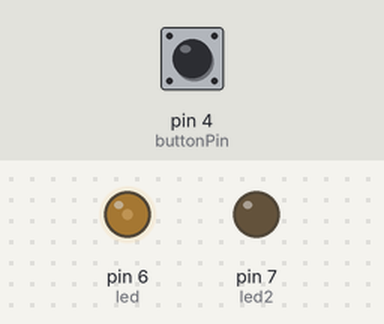
Simulated run of this sketch. Board: Arduino Uno, built with avr-gcc and run on an emulated ATmega328P. On the bench: output pins drawn as LEDs (lit = HIGH). Inputs (shaded band) come from the test bench; at power-on: pin 4 (buttonPin) HIGH.

Above: at 1.25 s.
1.3 s: pin 4 (buttonPin) pulled LOW for 3.2 s
At 5.67 s:
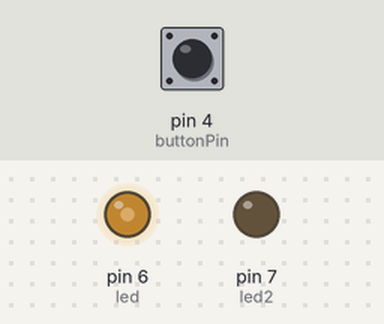
6.0 s: pin 4 (buttonPin) pulled LOW for 0.15 s
At 6.95 s:
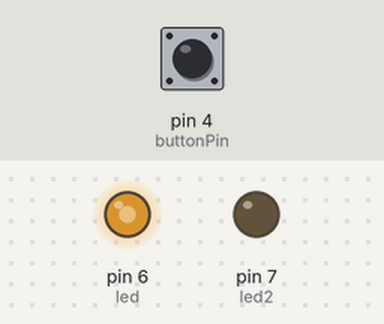
9.0 s: pin 4 (buttonPin) pulled LOW for 1 s
At 10.29 s:
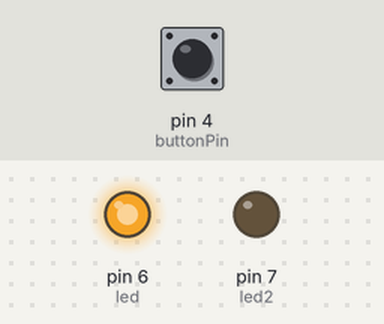
Timing chart, 0 to 18.0 s (numbered marks = the images above; inputs shaded):
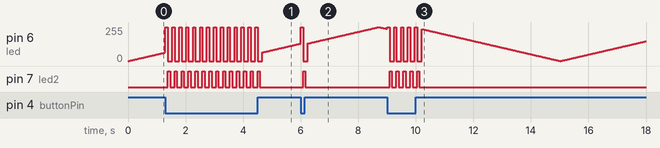

Measured:
- after the input at 1.3 s, pin 7 (led2): alternates HIGH for 0.08 s and LOW for 0.16 s, 28 changes in all, then stays LOW, starting after 0.08 s
- after the input at 6.0 s, pin 7 (led2): LOW → HIGH after 0.08 s, → LOW 0.08 s later
- after the input at 9.0 s, pin 7 (led2): alternates HIGH for 0.08 s and LOW for 0.16 s, 10 changes in all, then stays LOW, starting after 0.09 s

The sketch:

Palito_con_leds.ino
```cpp
const int buttonPin = 4;
int buttonState = 0;
int led = 6;
int led2 = 7;
int brightness = 0;    // how bright the LED is
int brightness2 = 0;
int fadeAmount = 1;    // how many points to fade the LED by
int sleepy = 80;
void setup() {
  Serial.begin(9600);
  // declare pin 9 to be an output:
  pinMode(led, OUTPUT);
  pinMode(led2, OUTPUT);
  pinMode(buttonPin,INPUT_PULLUP);


}

// the loop routine runs over and over again forever:
void loop() {
  buttonState = digitalRead(buttonPin);

  if (buttonState == HIGH){
  // set the brightness of pin 9:
  analogWrite(led, brightness);
  analogWrite(led2, brightness2);

  // change the brightness for next time through the loop:
  brightness = brightness + fadeAmount;

  // reverse the direction of the fading at the ends of the fade:
  if (brightness <= 0 || brightness >= 255) {
    fadeAmount = -fadeAmount;
  }

  // wait for 30 milliseconds to see the dimming effect
  delay(20);

}
else if (buttonState == LOW){

  analogWrite(led, 255);
  analogWrite(led2, 0);// turn the LED on (HIGH is the voltage level)
  delay(sleepy);

  analogWrite(led, 0);
  analogWrite(led2, 255);// turn the LED off by making the voltage LOW
  delay(sleepy);

  analogWrite(led, 0);
  analogWrite(led2, 0);// turn the LED off by making the voltage LOW
  delay(sleepy);

}
}
```
